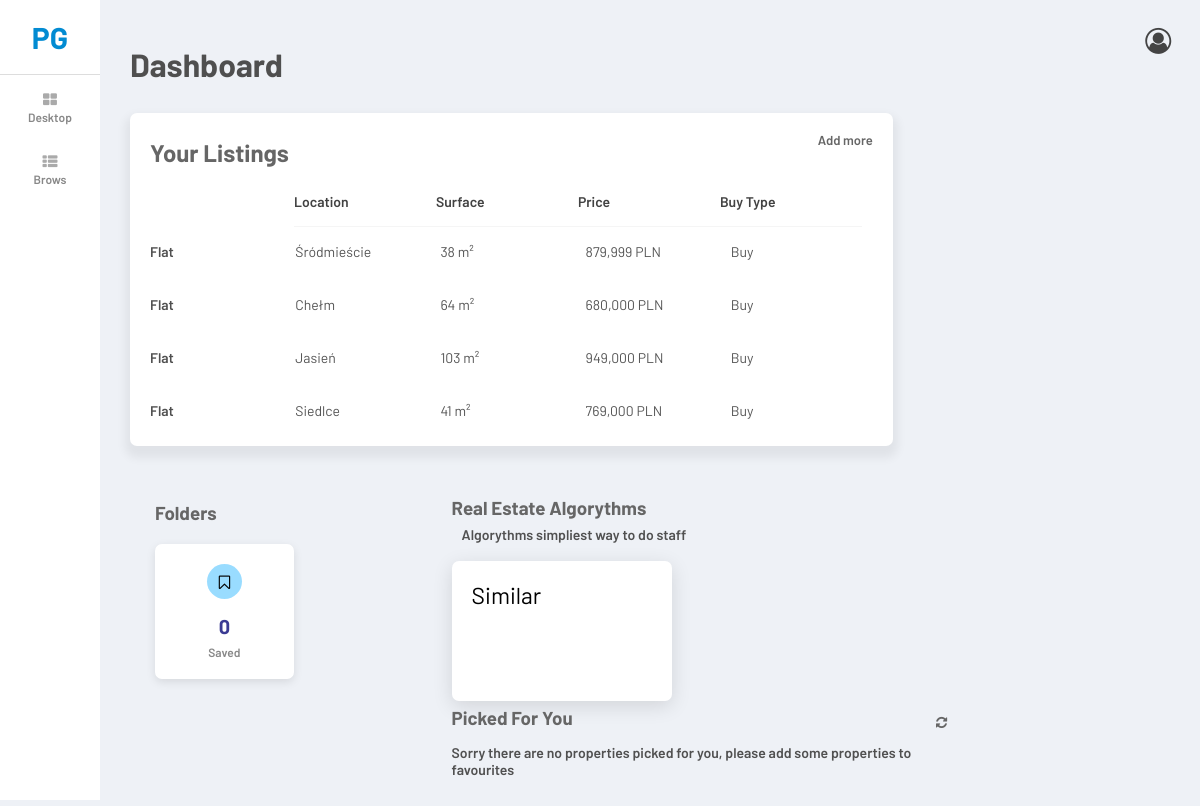
Screenshot of /users/ (signed in) with the database file from the repository.
### properties/models.py (models this page shows, shortened)
class Property(models.Model):
	url = models.CharField(max_length=200)
	price = models.IntegerField(null=True, blank=True)
	surface = models.IntegerField(null=True, blank=True)
	location = models.CharField(max_length=50, null=True, blank=True)
	t_property = models.CharField(max_length=45, null=True, blank=True)
	t_sell = models.CharField(max_length=45, null=True, blank=True)
	s_plot = models.IntegerField(null=True, blank=True)
	t_plot = models.CharField(max_length=45, null=True, blank=True)
	n_rooms = models.IntegerField(null=True, blank=True)
	floor = models.IntegerField(null=True, blank=True)
	n_floors = models.IntegerField(null=True, blank=True)
	t_construction = models.CharField(max_length=45, null=True, blank=True)
	p_condition = models.CharField(max_length=45, null=True, blank=True)
	build_year = models.IntegerField(null=True, blank=True)
	market = models.CharField(max_length=45, null=True, blank=True)
	longitude = models.FloatField(null=True, blank=True)
	latitude = models.FloatField(null=True, blank=True)
	date_added = models.DateField(null=True)
	date_created = models.DateField(null=True)
	class Meta:
		db_table = 'estates'

### users/views.py (the view)
# urls.py: path('', home_view, name='users-home'),
@login_required(login_url='login')
def home_view(request):
	username = request.user.username
	boxes = [
		{
			'number': Property.objects.filter(saved__email=username).count,
			'text': 'Saved',
		},
	]
	user_picked = Picked.objects.filter(username__exact=username).exclude(was_picked=True).order_by('id')[:5]
	picked = [Property.objects.get(url=picked_obj.property_url) for picked_obj in user_picked]
	context = {
		'today_objects': Property.objects.filter(date_added__gte=datetime.datetime.now().strftime('%Y-%m-%d')).order_by('-id')[:10],
		'picked_objects': picked,
		'box_list': boxes,
	}
	return render(request, 'users/dashboard.html', context)

### users/templates/users/dashboard.html (shortened to what this page needs)
{% extends 'base.html' %}
{% load static %}
{% load humanize %}
{% block head %}
	<link rel="stylesheet" type="text/css" href="{% static 'users/dashboard.css' %}">
	<link rel="stylesheet" type="text/css" href="{% static 'properties/more.css' %}">
	<link rel="stylesheet" type="text/css" href="{% static 'fontello/css/fontello.css' %}">
{% endblock %}
{% block content %}
	<main>
		<header>
			<h1>Dashboard</h1>
		</header>
		<div>
			<div class="today_listings">
				<div>
					<h2 class="base_h">Your Listings</h2>
					<a href="{% url 'properties:properties-create' %}" class="see_more">Add more</a>
				</div>
				<div>
					{% if today_objects.count != 0 %}
						<div class="item-header">
							<p class="base_text_b">Location</p>
							<p class="base_text_b">Surface</p>
							<p class="base_text_b">Price</p>
							<p class="base_text_b">Buy Type</p>
						</div>
					{% endif %}
					<div style="height: 218px; overflow-y: scroll;">
						{% for item in today_objects %}
							{% if forloop.counter <= 10 %}
								<div class="today_item">
									<p class="base_text_sb">{{ item.t_property|capfirst }}</p>
									<p class="base_text">{{ item.location }}</p>
									<p class="base_text">{{ item.surface }} m&sup2;</p>
									<p class="base_text">{{ item.price|intcomma }} PLN</p>
									<p class="base_text">{{ item.t_sell|capfirst }}</p>
								</div>
							{% endif %}
						{% empty %}
							<p class="base_text_sb zero_info">Sorry today there was no properties added.</p>
						{% endfor %}
					</div>
				</div>
			</div>
			<div class="block_section">
				<h3 class="base_h">Folders</h3>
				<div>
					{% for box in box_list %}
						<div class="block">
							<a href="{% url 'users:users-saved' %}">
								<i class="icon-bookmark-empty"></i>
								<b>{{ box.number }}</b>
								<p class="base_text_s">{{ box.text }}</p>
							</a>
						</div>
					{% endfor %}
				</div>
			</div>
			<div class="algorythms">
				<h3 class="base_h">Real Estate Algorythms</h3>
				<p class="base_text_sb">Algorythms simpliest way to do staff</p>
				<div>
					<div class="alg_box">
						<a href="">
							<h5>Similar</h5>
						</a>
					</div>
				</div>
			</div>
			<div class="listings_small">
				<h3 class="base_h">Picked For You</h3>
				<p class="refresh" style="float: right; margin-top: -30px; font-size: 13px; font-weight: 600; color: #666; transition: .75s; transform: rotate(0);"><i class="icon-arrows-cw"></i></p>
				<div class="main_listings_small">
					{% for item in picked_objects %}
						{% if forloop.counter <= 5 %}
							<div class="lising_row_conteiner" style="position: relative;">
								<div class="lising_row_small">
									<p class="base_text">{{ item.t_property|capfirst }}</p>
									<p class="base_text">{{ item.location }}</p>
									<p class="base_text">{{ item.surface }} m&sup2;</p>
									<p class="base_text">{{ item.price|intcomma }} PLN</p>
								</div>
								<div class="more">
									<button class="more_icon">
										<i class="icon-ellipsis-vert"></i>
									</button>
									<div class="more_options">
										<a href="{{ item.url }}" target="_blank">Visit</a>
										{% if item.url in saved_object_list %}
											<button class="save" name="{{ item.id }}">Unsave</button>
										{% else %}
											<button class="save" name="{{ item.id }}">Save</button>
										{% endif %}
										<button class="not_interested" name="{{ item.id }}">Dislike</button>
									</div>
								</div>
							</div>
						{% endif %}
					{% empty %}
						<p class="base_text_sb">Sorry there are no properties picked for you, please add some properties to favourites</p>
					{% endfor %}
				</div>
			</div>
		</div>
	</main>
{% endblock %}

### users/static/users/dashboard.css (style rules this page uses)
.today_listings { text-align: left; background-color: #fff; min-width: 68%; max-width: 775px; height: 333px; border-radius: 7px; box-shadow: 0px 7px 10px 5px rgb(0, 0, 0, .06); padding: 25px 20px 20px 20px; float: left; margin-bottom: 50px }
.today_listings h2 { margin: 0; padding: 0; padding-bottom: 10px; }
.today_listings .see_more { float: right; margin-top: -45px; font-size: 13px; font-weight: 600; color: #666; text-decoration: none; }
.today_listings div div p { display: inline-block; width: 142px; height: 50px; line-height: 30px; margin: 0; padding: 10px 0; overflow-x: hidden; }
.item-header { height: 50px; }
.item-header p { float: left; width: 146px; height: 50px; border-bottom: 1px solid #f5f5f5; line-height: 50px; padding: 0; overflow: hidden; }
.item-header:first-child { margin-left: 144px; }
.today_listings p:first-child { font-weight: 600; }
.block_section { width: 29%; height: 333px; float: left; margin-left: 20px; margin-bottom: 50px; }
.block_section h3 { padding-top: 5px; padding-bottom: 20px; padding-left: 5px; }
.block_section .block { width: 46%; display: inline-block; padding: 20px 30px; background-color: #fff; border-radius: 7px; margin: 15px 5px; margin-top: 0px; box-shadow: 0px 3px 10px 0px rgba(0, 0, 0, 0.1); }
.block_section .block a { color: #000; text-decoration: none; }
.block_section .block a > * { display: block; margin: 0; padding: 0; text-align: center; }
.block_section .block a > *:not(:last-child) { margin-bottom: 7px; }
.block_section .block a > *:nth-child(1) { margin-bottom: 15px; }
.block_section .block i { display: block; margin: 0 auto; width: 35px; height: 35px; line-height: 35px; border-radius: 50%; }
.block_section .block i { background-color: rgba(0, 167, 255, 0.4); }
.block_section .block b { font-size: 20px; color: rgb(59, 59, 147); margin-top: 10px; }
.algorythms { width: 50%; float: left; }
.algorythms h3 { padding-bottom: 7px; }
.algorythms p { padding-bottom: 13px; padding-left: 10px; }
.alg_box { height: 140px; width: calc(50% - 40px); margin: 5px 0; margin-right: 30px; display: inline-block; background-color: #fff; padding: 20px; border-radius: 7px; box-shadow: 0px 5px 20px 0px rgba(0, 0, 0, 0.12) }
.alg_box a { text-decoration: none; color: #000; display: block; width: 100%; height: 100%; }
.alg_box a h5 { margin: 0; font-size: 23px; font-weight: 400; }
.listings_small { width: 48%; float: left; }
.listings_small h3 { padding-bottom: 15px; }

### templates/base.html (style rules this page uses)
* { margin: 0; padding: 0; box-sizing: border-box; }
body { font-family: 'Barlow', sans-serif; background-color: rgb(238, 241, 246); text-align: center; }
main { width: 100%; margin-left: 100px; transition: .75s; padding-right: 0; text-align: left; }
main > header { padding: 30px 0px 30px 30px; text-align: left; color: #4f4f4f; transition: .75s }
main > div { padding: 0 30px; }
.base_text { color: #555; font-size: 14px; font-weight: 400; }
.base_text_s { font-size: 12px; color: #888; font-weight: 600; }
.base_text_sb { color: #505050; font-size: 14px; font-weight: 600; }
.base_text_b { color: #424242; font-size: 14px; font-weight: 600; }
.base_h { color: #666; }

### rows the page displays
Property: t_property "Flat", location "Śródmieście", surface "38", price "879,999", t_sell "Buy"
Property: t_property "Flat", location "Chełm", surface "64", price "680,000", t_sell "Buy"
Property: t_property "Flat", location "Jasień", surface "103", price "949,000", t_sell "Buy"
Property: t_property "Flat", location "Siedlce", surface "41", price "769,000", t_sell "Buy"

### other values shown
{{ box.number }} "0"
{{ box.text }} "Saved"
